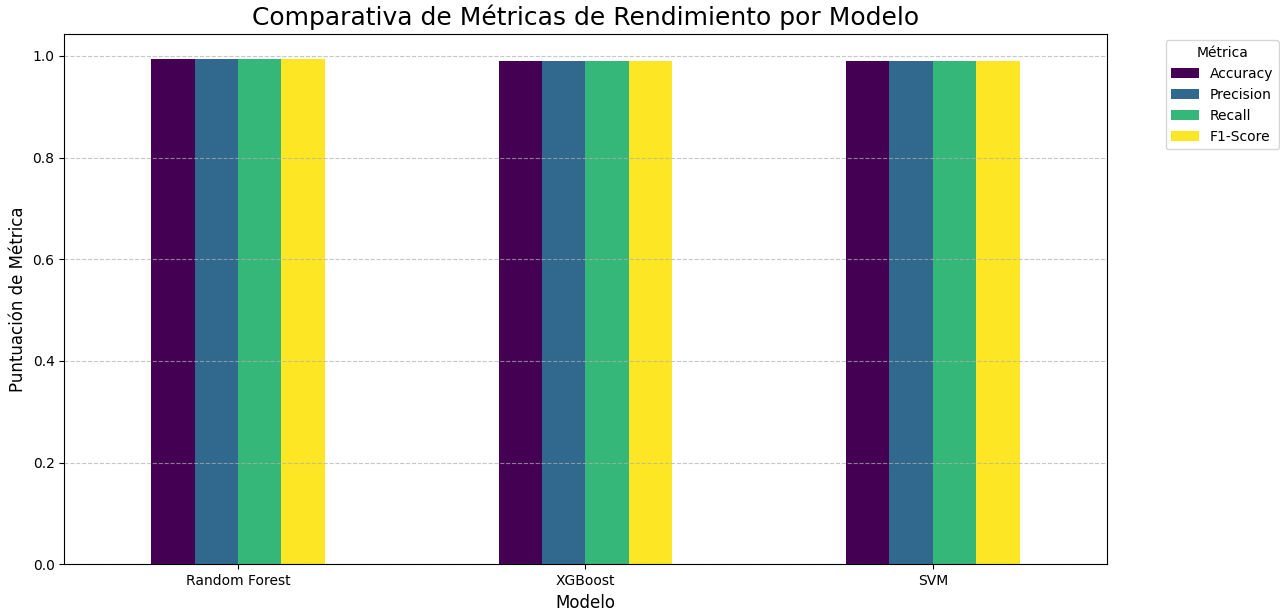

This figure's Python source:
import pandas as pd
import numpy as np
from sklearn.model_selection import train_test_split
from sklearn.preprocessing import LabelEncoder, StandardScaler
from sklearn.metrics import accuracy_score, classification_report, confusion_matrix
import seaborn as sns
import matplotlib.pyplot as plt

# Modelos
from sklearn.ensemble import RandomForestClassifier
from xgboost import XGBClassifier
from sklearn.svm import SVC

# Cargar datos
df = pd.read_csv("Crop_recommendation.csv")

# ===================== VALIDACIÓN DE DATOS (Omisión de prints para brevedad) =====================
# El código de validación original confirma que el dataset está limpio y balanceado.

# Features y target
X = df.drop('label', axis=1)
y = df['label']

# Codificar etiquetas
le = LabelEncoder()
y_encoded = le.fit_transform(y)
crop_names = le.classes_  # Para mostrar nombres reales en la matriz

# Train-test split
X_train, X_test, y_train, y_test = train_test_split(
    X, y_encoded, test_size=0.3, random_state=42, stratify=y_encoded
)

# ===================== PREPARAR DATOS ESCALADOS SOLO PARA SVM =====================
scaler = StandardScaler()
X_train_scaled = scaler.fit_transform(X_train)
X_test_scaled = scaler.transform(X_test)


# Definir los 3 modelos
models = {
    "Random Forest": RandomForestClassifier(n_estimators=100, random_state=42),
    "XGBoost": XGBClassifier(eval_metric='mlogloss', random_state=42),
    "SVM": SVC(kernel='rbf', random_state=42)
}

# Diccionario para almacenar las métricas de cada modelo
metrics_data = {
    'Model': [],
    'Accuracy': [],
    'Precision': [],
    'Recall': [],
    'F1-Score': []
}

# Entrenar y evaluar cada modelo
for name, model in models.items():
    print(f"\n{'='*60}")
    print(f"{name.upper():^60}")
    print(f"{'='*60}")

    # Usar datos escalados solo si es SVM
    if name == "SVM":
        model.fit(X_train_scaled, y_train)
        y_pred = model.predict(X_test_scaled)
    else:
        model.fit(X_train, y_train)
        y_pred = model.predict(X_test)

    # Calcular métricas
    acc = accuracy_score(y_test, y_pred)
    report = classification_report(y_test, y_pred, target_names=crop_names, output_dict=True)
    precision = report['weighted avg']['precision']
    recall = report['weighted avg']['recall']
    f1_score = report['weighted avg']['f1-score']

    # Imprimir métricas
    print(f"Accuracy     : {acc:.4f} ({acc*100:.2f}%)")
    print(f"Precision    : {precision:.4f}")
    print(f"Recall       : {recall:.4f}")
    print(f"F1-Score     : {f1_score:.4f}")

    # Almacenar métricas para el gráfico comparativo
    metrics_data['Model'].append(name)
    metrics_data['Accuracy'].append(acc)
    metrics_data['Precision'].append(precision)
    metrics_data['Recall'].append(recall)
    metrics_data['F1-Score'].append(f1_score)

    # Matriz de confusión con nombres de cultivos
    cm = confusion_matrix(y_test, y_pred)
    plt.figure(figsize=(12,10))
    sns.heatmap(cm, annot=True, fmt='d', cmap='Blues',
                xticklabels=crop_names, yticklabels=crop_names,
                cbar=False)
    plt.title(f'Matriz de Confusión - {name}', fontsize=16)
    plt.xlabel('Predicho')
    plt.ylabel('Real')
    plt.xticks(rotation=90)
    plt.yticks(rotation=0)
    plt.tight_layout()
    plt.show()

    print(f"{'-'*60}")

# ===================== GRÁFICO COMPARATIVO DE MÉTRICAS =====================

metrics_df = pd.DataFrame(metrics_data).set_index('Model')

print("\n" + "="*60)
print("COMPARATIVA DE MÉTRICAS POR MODELO".center(60))
print("="*60)
print(metrics_df.round(4)) # Mostrar la tabla de métricas

# Crear el gráfico de barras comparativo
metrics_df.plot(kind='bar', figsize=(14, 8), colormap='viridis')
plt.title('Comparativa de Métricas de Rendimiento por Modelo', fontsize=18)
plt.ylabel('Puntuación de Métrica', fontsize=12)
plt.xlabel('Modelo', fontsize=12)
plt.xticks(rotation=0)
plt.legend(title='Métrica', bbox_to_anchor=(1.05, 1), loc='upper left')
plt.grid(axis='y', linestyle='--', alpha=0.7)
plt.tight_layout()
plt.show()
